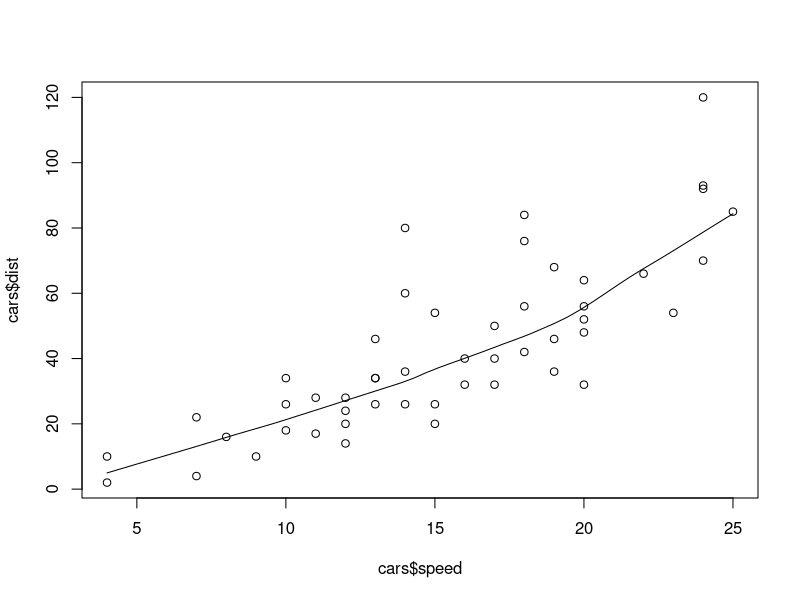
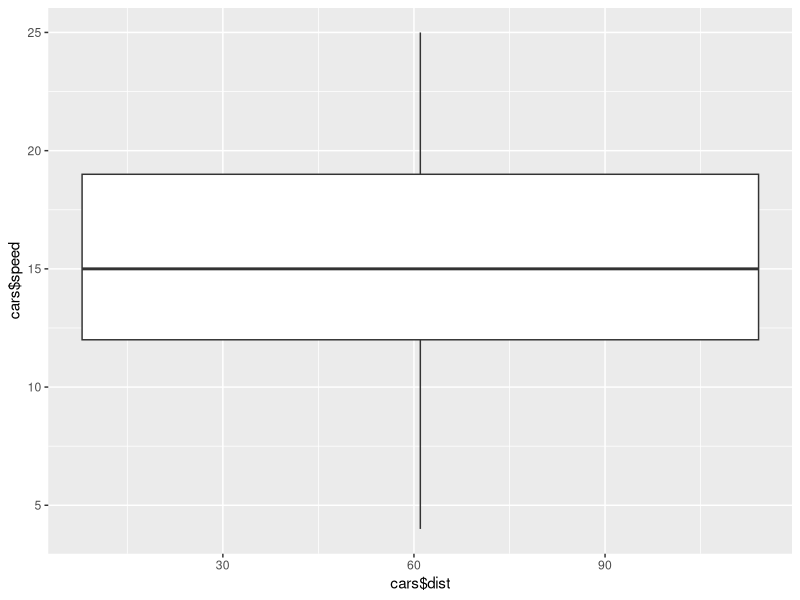

Recreate these plots in R, in order.
## ---- chunk 1
knitr::opts_chunk$set(echo = TRUE)
## ---- chunk 2
summary(cars)
cor(cars$speed,cars$dist)
scatter.smooth(cars$speed,cars$dist)
library(ggplot2)
ggplot(cars, aes(x=cars$dist, y=cars$speed)) + geom_boxplot()
## ---- chunk 3
regmodel<-lm(cars$speed~cars$dist, data = cars)
print(regmodel)
summary(regmodel)
